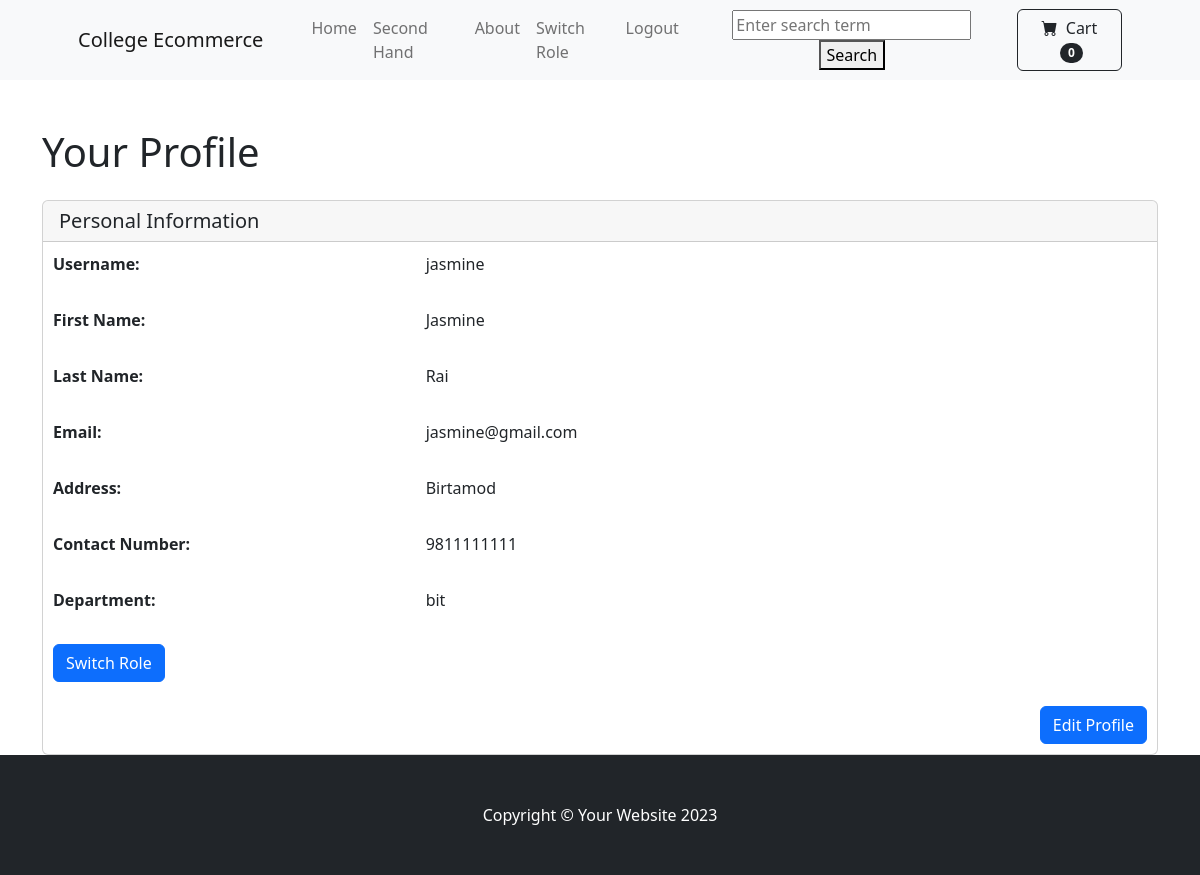
Page /account/profile/4/ (signed in) on the committed database.
### account/models.py (models this page shows, shortened)
class User(AbstractUser):
    USER_TYPE_CHOICES = (
        ('customer', 'Customer'),
        ('seller', 'Seller'),
        ('both', 'Both')
    )
    active_role = models.CharField(max_length=10, choices=USER_TYPE_CHOICES, default='seller')  # Field to store the active role
    user_type = models.CharField(max_length=10, choices=USER_TYPE_CHOICES, default='customer')
    username = models.CharField(max_length=50, blank=False, null=False, unique=True)
    address = models.CharField(max_length=100, blank=True, null=True)
    contact_number = models.CharField(max_length=10,  blank=True, null=True)
    DEPARTMENT_CHOICES = (
        ('', 'Select'),
        ('bca', 'BCA'),
        ('bit', 'BIT'),
    )
    department = models.CharField(max_length=10, choices=DEPARTMENT_CHOICES,   null=False, default="bca")

### account/views.py (the view)
# urls.py: path('profile/<int:user_id>/', views.profile, name='profile'),
@login_required
def profile(request, user_id):
    user = get_object_or_404(User, id=user_id)
    return render(request, 'account/profile.html', {'user': user})

### cart/context_processor.py (called while the page is built)
def cart_quantity(request):
    cart = request.session.get('cart', {})
    total_quantity = sum(item['qty'] for item in cart.values())
    return {'cart_quantity': total_quantity}

### account/templates/account/profile.html
{% extends 'core/base.html' %}
{% block content %}
<div class="container mt-5">
    <h1 class="mb-4">Your Profile</h1>
    <div class="card">
        <div class="card-header">
            <h5 class="card-title mb-0">Personal Information</h5>
        </div>
        <div class="card-body">
            <div class="row mb-3">
                <div class="col-md-4">
                    <strong>Username:</strong>
                </div>
                <div class="col-md-8">
                    <p>{{ user.username }}</p>
                </div>
            </div>
            <div class="row mb-3">
                <div class="col-md-4">
                    <strong>First Name:</strong>
                </div>
                <div class="col-md-8">
                    <p>{{ user.first_name }}</p>
                </div>
            </div>
            <div class="row mb-3">
                <div class="col-md-4">
                    <strong>Last Name:</strong>
                </div>
                <div class="col-md-8">
                    <p>{{ user.last_name }}</p>
                </div>
            </div>
            <div class="row mb-3">
                <div class="col-md-4">
                    <strong>Email:</strong>
                </div>
                <div class="col-md-8">
                    <p>{{ user.email }}</p>
                </div>
            </div>
            <div class="row mb-3">
                <div class="col-md-4">
                    <strong>Address:</strong>
                </div>
                <div class="col-md-8">
                    <p>{{ user.address }}</p>
                </div>
            </div>
            <div class="row mb-3">
                <div class="col-md-4">
                    <strong>Contact Number:</strong>
                </div>
                <div class="col-md-8">
                    <p>{{ user.contact_number }}</p>
                </div>
            </div>
            <div class="row mb-3">
                <div class="col-md-4">
                    <strong>Department:</strong>
                </div>
                <div class="col-md-8">
                    <p>{{ user.department }}</p>
                </div>
            </div>
            {% if user.user_type == 'both' %}
                <a href="{% url 'account:switch_role' %}" class="btn btn-primary">Switch Role</a>
            {% endif %}
            <div class="mt-4 text-end">
                <a href="{% url 'account:edit_profile' user.id %}" class="btn btn-primary">Edit Profile</a>
            </div>
        </div>
    </div>
</div>
{% endblock %}

### rows in the picture
User: username "jasmine", first_name "Jasmine", last_name "Rai", email "jasmine@gmail.com", address "Birtamod", contact_number "9811111111", department "bit"

### other values in the picture
{{ cart_quantity }} "0"
